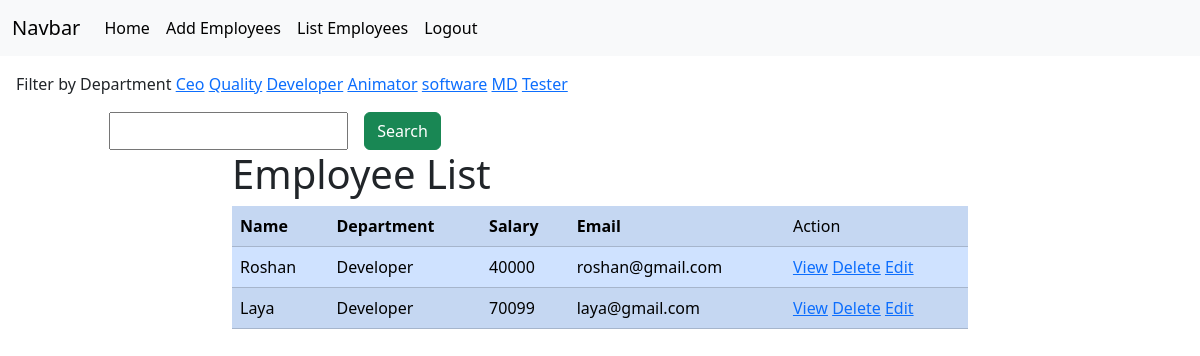
The app's page /employees/all?department=Developer (signed in) with its own data.
### crm/models.py (models this page shows, shortened)
class Employees(models.Model):
    name=models.CharField(max_length=100)
    department=models.CharField(max_length=100)
    salary=models.PositiveIntegerField()
    email=models.EmailField(unique=True)
    age=models.PositiveIntegerField()
    contact=models.CharField(null=True,max_length=10)
    profile_pic=models.ImageField(upload_to="images",null=True)
    dob=models.DateField(null=True,blank=True)

### crm/views.py (the view, shortened to what this page needs)
# urls.py: path('employees/all',views.EmployeeListView.as_view(),name="emp-all"),
@method_decorator(Signin_required,name="dispatch")
class EmployeeListView(View):
    def get(self,request,*args,**kwargs):
            qs=Employees.objects.all()
            departments=Employees.objects.all().values_list("department",flat=True).distinct()
            print(departments)
            if "department" in request.GET:
                dept=request.GET.get("department")
                qs=qs.filter(department__iexact=dept)
            return render(request,"emp_list.html",{"data":qs,"departments":departments})

### crm/views.py (called while the page is built)
def Signin_required(fn):
    def wrapper(request,*args,**kwargs):
        if not request.user.is_authenticated:
            messages.error(request,"invalid session")
            return redirect("signin")
        else:
            return fn(request,*args,**kwargs)
    return wrapper

### crm/templates/emp_list.html (shortened to what this page needs)
{%extends 'base.html'%}
{%block body_block%}
<div class="m-3">
    Filter by Department
        {%for dep in departments%}
        <a href="{%url 'emp-all'%}?department={{dep}}">{{dep}}</a>
        {%endfor%}
</div>
    <div class="container d-flex">
        <div class="row">
            <div class="col-2"></div>
            <div class="col-8">
                <form action="" method="post " class="d-flex">
                    <div class="d-flex ">
                    <input type="text" name="box" class="form_control">
                    <button type="submit" class="btn btn-success ms-3">Search</button>
                    </div>
                </form>
            </div>
            <div class="col-2"></div>
        </div>
    </div>
<div class="container">
    <div class="row">
        <div class="col-2"></div>
        <div class="col-8  md-4">
            <table class="table table-primary table-striped caption-top">
                <tr >
                    <th>Name</th>
                    <th>Department</th>
                    <th>Salary</th>
                    <th>Email</th>
                    <td>Action</td>
                </tr>
                <h1>Employee List</h1>
                {%for emp in data%}
                <tr>
                    <td>{{emp.name}}</td>
                    <td>{{emp.department}}</td>
                    <td>{{emp.salary}}</td>
                    <td>{{emp.email}}</td>
                    <td>
                        <a href="{%url 'emp-details' emp.id%}">View</a>
                        <a href="{%url 'emp-delete' emp.id%}">Delete</a>
                        <a href="{%url 'emp-edit' emp.id%}">Edit</a>
                    </td>
                </tr>
                {%endfor%}
            </table>
        </div>
        <div class="col-2"></div>
</div>
</div>
{%endblock%}

### records on screen
Employees: name "Roshan", department "Developer", salary "40000", email "roshan@gmail.com"
Employees: name "Laya", department "Developer", salary "70099", email "laya@gmail.com"

### other values on screen
{{ dep }} "Ceo" "Quality" "Developer" "Animator" "software" "MD" "Tester"
